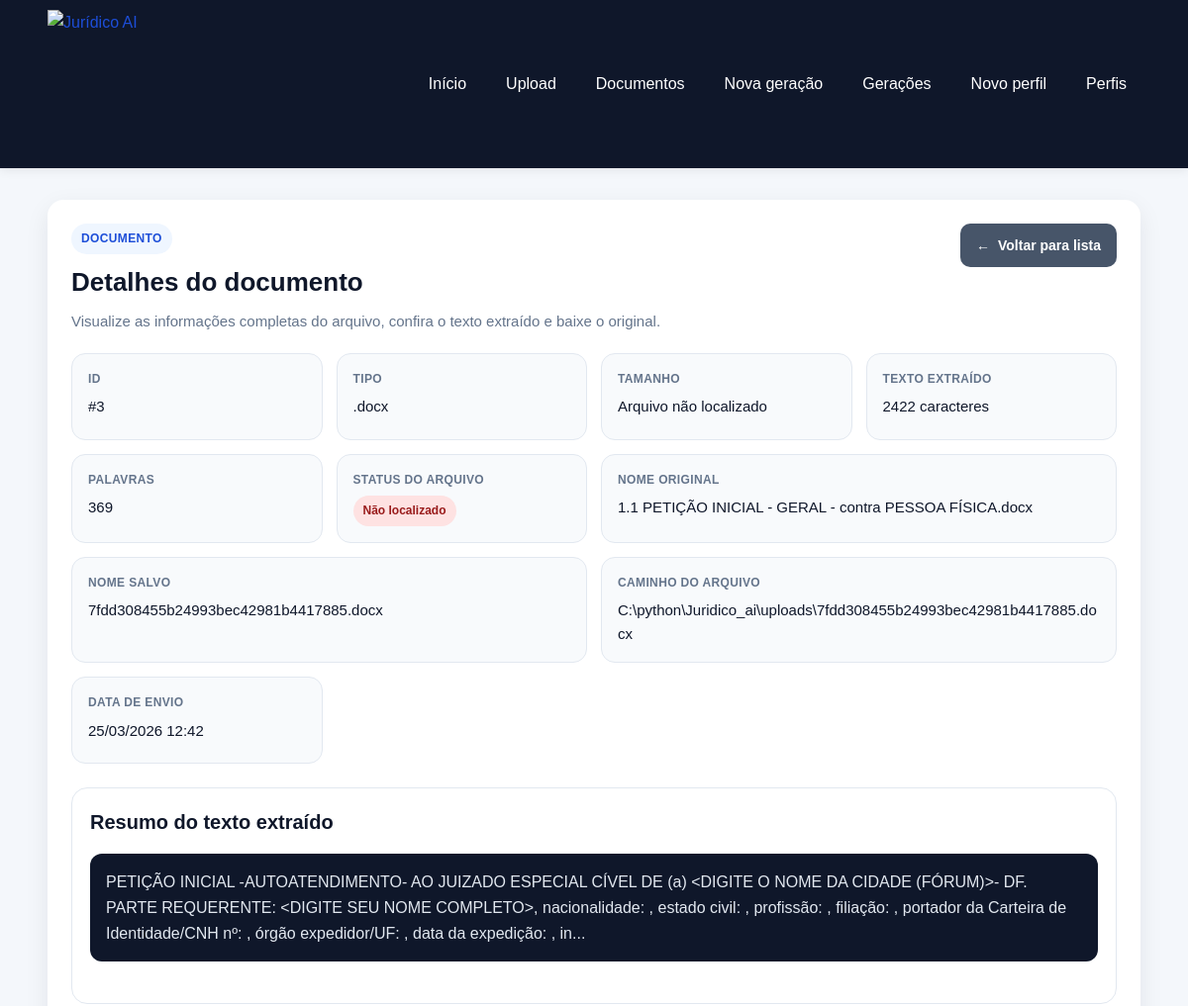
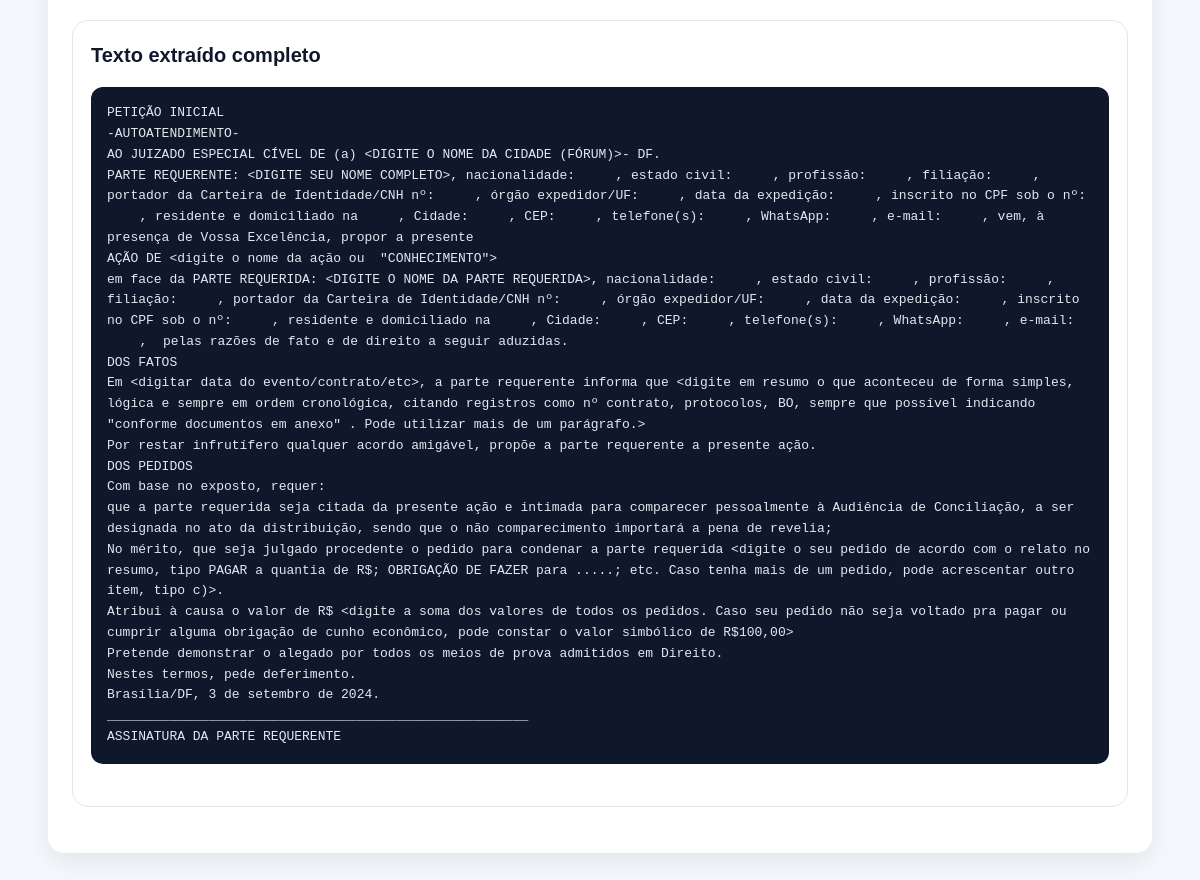
The page /documents/3 on the database its author committed (2 pictures, top to bottom).
### app/models/document.py (models this page shows)
class Document(Base):
    __tablename__ = "documents"
    id = Column(Integer, primary_key=True, index=True)
    original_filename = Column(String(255), nullable=False)
    saved_filename = Column(String(255), nullable=False)
    file_path = Column(String(500), nullable=False)
    file_type = Column(String(20), nullable=False)
    extracted_text = Column(Text, nullable=False)
    created_at = Column(DateTime(timezone=True), server_default=func.now(), nullable=False)

### app/routers/documents.py (the view)
@router.get("/{document_id}", response_class=HTMLResponse)
def document_detail(
    document_id: int,
    request: Request,
    db: Session = Depends(get_db),
):
    documento = buscar_documento_por_id(db, document_id)
    if not documento:
        raise HTTPException(status_code=404, detail="Documento não encontrado.")
    tamanho_bytes = obter_tamanho_arquivo(documento)
    documento_view = {
        "id": documento.id,
        "original_filename": documento.original_filename,
        "saved_filename": documento.saved_filename,
        "file_type": documento.file_type,
        "file_path": documento.file_path,
        "created_at": documento.created_at,
        "extracted_text": documento.extracted_text,
        "file_exists": documento_existe(documento),
        "file_size_label": formatar_tamanho_arquivo(tamanho_bytes),
        "text_length": contar_caracteres_texto(documento.extracted_text),
        "word_count": contar_palavras_texto(documento.extracted_text),
        "text_preview": resumir_texto_extraido(documento.extracted_text, 300),
    }
    return templates.TemplateResponse(
        "document_detail.html",
        {
            "request": request,
            "title": "Detalhes do documento",
            "documento": documento_view,
            "sucesso": request.query_params.get("sucesso"),
            "erro": request.query_params.get("erro"),
        },
    )

### app/templates/document_detail.html (shortened to what this page needs)
{% extends "base.html" %}
{% block content %}
<section class="card">
    <div class="cabecalho-pagina">
        <div>
            <span class="etiqueta-secao">Documento</span>
            <h2>Detalhes do documento</h2>
            <p class="texto-suave">
                Visualize as informações completas do arquivo, confira o texto extraído e baixe o original.
            </p>
        </div>
        <div class="acoes-topo">
            <a class="botao botao-secundario" href="/documents">
                <span class="icone-botao" aria-hidden="true">←</span>
                Voltar para lista
            </a>
        </div>
    </div>
    <div class="grid-detalhes">
        <div class="info-box">
            <span class="info-label">ID</span>
            <span class="info-value">#{{ documento.id }}</span>
        </div>
        <div class="info-box">
            <span class="info-label">Tipo</span>
            <span class="info-value">{{ documento.file_type }}</span>
        </div>
        <div class="info-box">
            <span class="info-label">Tamanho</span>
            <span class="info-value">{{ documento.file_size_label }}</span>
        </div>
        <div class="info-box">
            <span class="info-label">Texto extraído</span>
            <span class="info-value">{{ documento.text_length }} caracteres</span>
        </div>
        <div class="info-box">
            <span class="info-label">Palavras</span>
            <span class="info-value">{{ documento.word_count }}</span>
        </div>
        <div class="info-box">
            <span class="info-label">Status do arquivo</span>
            <span class="info-value">
                {% if documento.file_exists %}
                    <span class="badge badge-sucesso">Disponível</span>
                {% else %}
                    <span class="badge badge-erro">Não localizado</span>
                {% endif %}
            </span>
        </div>
        <div class="info-box info-box-largo">
            <span class="info-label">Nome original</span>
            <span class="info-value">{{ documento.original_filename }}</span>
        </div>
        <div class="info-box info-box-largo">
            <span class="info-label">Nome salvo</span>
            <span class="info-value">{{ documento.saved_filename }}</span>
        </div>
        <div class="info-box info-box-largo">
            <span class="info-label">Caminho do arquivo</span>
            <span class="info-value">{{ documento.file_path }}</span>
        </div>
        <div class="info-box">
            <span class="info-label">Data de envio</span>
            <span class="info-value">
                {{ documento.created_at.strftime("%d/%m/%Y %H:%M") if documento.created_at else "-" }}
            </span>
        </div>
    </div>
    <section class="bloco-informativo">
        <div class="bloco-informativo-topo">
            <h3>Resumo do texto extraído</h3>
        </div>
        <div class="resultado-texto">
            <p>{{ documento.text_preview }}</p>
        </div>
    </section>
    <section class="bloco-informativo">
        <div class="bloco-informativo-topo">
            <h3>Texto extraído completo</h3>
        </div>
        <div class="resultado-texto">
            <pre>{{ documento.extracted_text }}</pre>
        </div>
    </section>
</section>
{% endblock %}

### app/static/css/style.css (style rules this page uses)
* { margin: 0; padding: 0; box-sizing: border-box; }
body { font-family: Arial, Helvetica, sans-serif; background: #f4f7fb; color: #1f2937; line-height: 1.6; }
a { color: #1d4ed8; text-decoration: none; }
.card { background: #ffffff; border-radius: 16px; padding: 24px; box-shadow: 0 8px 24px rgba(15, 23, 42, 0.08); margin-bottom: 24px; }
.cabecalho-pagina { display: flex; justify-content: space-between; align-items: flex-start; gap: 16px; flex-wrap: wrap; margin-bottom: 20px; }
.cabecalho-pagina h2 { font-size: 26px; color: #0f172a; margin-bottom: 6px; }
.etiqueta-secao { display: inline-block; margin-bottom: 8px; padding: 6px 10px; border-radius: 999px; background: #eff6ff; color: #1d4ed8; font-size: 12px; font-weight: 700; letter-spacing: 0.03em; text-transform: uppercase; }
.texto-suave { color: #64748b; font-size: 15px; }
.acoes-topo { display: flex; gap: 10px; flex-wrap: wrap; }
.botao, button.botao { display: inline-flex; align-items: center; justify-content: center; background: #1d4ed8; color: #ffffff; border: none; border-radius: 10px; padding: 11px 16px; font-size: 14px; font-weight: bold; cursor: pointer; transition: background 0.2s ease, transform 0.2s ease, opacity 0.2s ease; }
.botao-secundario { background: #475569; }
.grid-detalhes, .painel-resumo-geracao { display: grid; grid-template-columns: repeat(auto-fit, minmax(210px, 1fr)); gap: 14px; margin-bottom: 24px; }
.info-box { background: #f8fafc; border: 1px solid #e2e8f0; border-radius: 14px; padding: 16px; display: flex; flex-direction: column; gap: 6px; min-height: 88px; }
.info-box-largo { grid-column: span 2; }
.info-label { font-size: 12px; color: #64748b; text-transform: uppercase; font-weight: bold; letter-spacing: 0.03em; }
.info-value { font-size: 15px; color: #0f172a; word-break: break-word; }
.cabecalho-resultado h3, .bloco-informativo h3 { font-size: 20px; color: #0f172a; margin-bottom: 4px; }
.resultado-texto { background: #0f172a; color: #e2e8f0; border-radius: 12px; padding: 16px; overflow-x: auto; margin-top: 12px; margin-bottom: 24px; }
.resultado-texto pre { white-space: pre-wrap; word-break: break-word; font-family: Consolas, Monaco, monospace; font-size: 13px; line-height: 1.6; }
.bloco-informativo { background: #ffffff; border: 1px solid #e2e8f0; border-radius: 16px; padding: 18px; margin-bottom: 22px; }
.bloco-informativo-topo { display: flex; justify-content: space-between; align-items: center; gap: 12px; flex-wrap: wrap; margin-bottom: 8px; }
.badge { display: inline-flex; align-items: center; justify-content: center; padding: 6px 10px; border-radius: 999px; font-size: 12px; font-weight: bold; }
.badge-erro { background: #fee2e2; color: #991b1b; }
.botao, button.botao, .botao-perigo { gap: 8px; }
.icone-botao { display: inline-flex; align-items: center; justify-content: center; font-size: 14px; line-height: 1; }

### rows shown on the page
Document: file_type ".docx", original_filename "1.1 PETIÇÃO INICIAL - GERAL - contra PESSOA FÍSICA.docx", saved_filename "7fdd308455b24993bec42981b4417885.docx", file_path "C:\\python\\Juridico_ai\\uploads\\7fdd308455b24993bec42981b4417885.docx", created_at "25/03/2026 12:42", extracted_text "PETIÇÃO INICIAL -AUTOATENDIMENTO- AO JUIZADO ESPECIAL CÍVEL DE (a) <DIGITE O NOME DA CIDADE (FÓRUM)>- DF. PARTE REQUERENTE: <DIGITE SEU NOME COMPLETO>, nacionalidade: , estado civil: , profissão: , filiação: , portador da Carteira de Identidade/CNH nº: , órgão expedidor/UF: , data da expedição: , inscrito no CPF sob o nº: , residente e domiciliado na , Cidade: , CEP: , telefone(s): , WhatsApp: , e-mail: , vem, à presença de Vossa Excelência, propor a presente AÇÃO DE <digite o nome da ação ou \"CONHECIMENTO\"> em face da PARTE REQUERIDA: <DIGITE O NOME DA PARTE REQUERIDA>, nacionalidade: , estado civil: , profissão: , filiação: , portador da Carteira de Identidade/CNH nº: , órgão…"

### other values the page prints
{{ documento.id }} "3"
{{ documento.file_size_label }} "Arquivo não localizado"
{{ documento.text_length }} "2422"
{{ documento.word_count }} "369"
